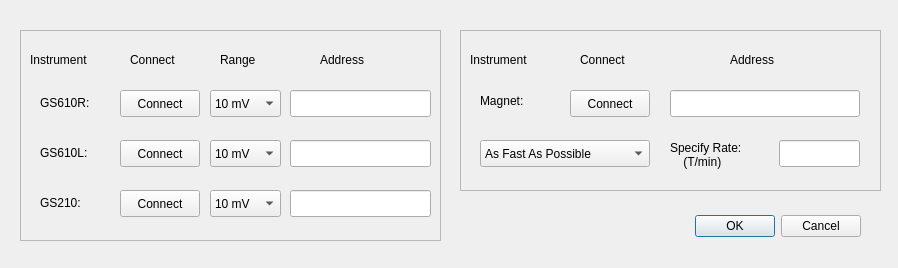
<?xml version="1.0" encoding="UTF-8"?>
<ui version="4.0">
 <class>Dialog</class>
 <widget class="QDialog" name="Dialog">
  <property name="geometry">
   <rect>
    <x>0</x>
    <y>0</y>
    <width>898</width>
    <height>268</height>
   </rect>
  </property>
  <property name="windowTitle">
   <string>Dialog</string>
  </property>
  <widget class="QDialogButtonBox" name="buttonBox">
   <property name="geometry">
    <rect>
     <x>680</x>
     <y>210</y>
     <width>181</width>
     <height>32</height>
    </rect>
   </property>
   <property name="orientation">
    <enum>Qt::Horizontal</enum>
   </property>
   <property name="standardButtons">
    <set>QDialogButtonBox::Cancel|QDialogButtonBox::Ok</set>
   </property>
  </widget>
  <widget class="QFrame" name="voltage_frame">
   <property name="geometry">
    <rect>
     <x>20</x>
     <y>30</y>
     <width>421</width>
     <height>211</height>
    </rect>
   </property>
   <property name="frameShape">
    <enum>QFrame::StyledPanel</enum>
   </property>
   <property name="frameShadow">
    <enum>QFrame::Raised</enum>
   </property>
   <widget class="QLabel" name="gs610R_label">
    <property name="geometry">
     <rect>
      <x>20</x>
      <y>64</y>
      <width>67</width>
      <height>17</height>
     </rect>
    </property>
    <property name="text">
     <string>GS610R:</string>
    </property>
   </widget>
   <widget class="QPushButton" name="gs610RConnect_pushButton">
    <property name="geometry">
     <rect>
      <x>100</x>
      <y>60</y>
      <width>80</width>
      <height>27</height>
     </rect>
    </property>
    <property name="text">
     <string>Connect</string>
    </property>
   </widget>
   <widget class="QComboBox" name="gs610RRange_comboBox">
    <property name="geometry">
     <rect>
      <x>190</x>
      <y>60</y>
      <width>71</width>
      <height>27</height>
     </rect>
    </property>
    <item>
     <property name="text">
      <string>10 mV</string>
     </property>
    </item>
    <item>
     <property name="text">
      <string>100 mV</string>
     </property>
    </item>
    <item>
     <property name="text">
      <string>200 mV</string>
     </property>
    </item>
    <item>
     <property name="text">
      <string>1 V</string>
     </property>
    </item>
    <item>
     <property name="text">
      <string>2 V</string>
     </property>
    </item>
    <item>
     <property name="text">
      <string>10 V</string>
     </property>
    </item>
    <item>
     <property name="text">
      <string>12 V</string>
     </property>
    </item>
    <item>
     <property name="text">
      <string>110 V</string>
     </property>
    </item>
   </widget>
   <widget class="QLineEdit" name="gs610RAddress_lineEdit">
    <property name="geometry">
     <rect>
      <x>270</x>
      <y>60</y>
      <width>141</width>
      <height>27</height>
     </rect>
    </property>
   </widget>
   <widget class="QPushButton" name="gs610LConnect_pushButton">
    <property name="geometry">
     <rect>
      <x>100</x>
      <y>110</y>
      <width>80</width>
      <height>27</height>
     </rect>
    </property>
    <property name="text">
     <string>Connect</string>
    </property>
   </widget>
   <widget class="QComboBox" name="gs610LRange_comboBox">
    <property name="geometry">
     <rect>
      <x>190</x>
      <y>110</y>
      <width>71</width>
      <height>27</height>
     </rect>
    </property>
    <item>
     <property name="text">
      <string>10 mV</string>
     </property>
    </item>
    <item>
     <property name="text">
      <string>100 mV</string>
     </property>
    </item>
    <item>
     <property name="text">
      <string>200 mV</string>
     </property>
    </item>
    <item>
     <property name="text">
      <string>1 V</string>
     </property>
    </item>
    <item>
     <property name="text">
      <string>2 V</string>
     </property>
    </item>
    <item>
     <property name="text">
      <string>10 V</string>
     </property>
    </item>
    <item>
     <property name="text">
      <string>12 V</string>
     </property>
    </item>
    <item>
     <property name="text">
      <string>110 V</string>
     </property>
    </item>
   </widget>
   <widget class="QLabel" name="gs610L_label">
    <property name="geometry">
     <rect>
      <x>20</x>
      <y>114</y>
      <width>67</width>
      <height>17</height>
     </rect>
    </property>
    <property name="text">
     <string>GS610L:</string>
    </property>
   </widget>
   <widget class="QLineEdit" name="gs610LAddress_lineEdit">
    <property name="geometry">
     <rect>
      <x>270</x>
      <y>110</y>
      <width>141</width>
      <height>27</height>
     </rect>
    </property>
   </widget>
   <widget class="QLabel" name="gs210_label">
    <property name="geometry">
     <rect>
      <x>20</x>
      <y>164</y>
      <width>51</width>
      <height>17</height>
     </rect>
    </property>
    <property name="text">
     <string>GS210:</string>
    </property>
   </widget>
   <widget class="QPushButton" name="gs210Connect_pushButton">
    <property name="geometry">
     <rect>
      <x>100</x>
      <y>160</y>
      <width>80</width>
      <height>27</height>
     </rect>
    </property>
    <property name="text">
     <string>Connect</string>
    </property>
   </widget>
   <widget class="QComboBox" name="gs210Range_comboBox">
    <property name="geometry">
     <rect>
      <x>190</x>
      <y>160</y>
      <width>71</width>
      <height>27</height>
     </rect>
    </property>
    <item>
     <property name="text">
      <string>10 mV</string>
     </property>
    </item>
    <item>
     <property name="text">
      <string>100 mV</string>
     </property>
    </item>
    <item>
     <property name="text">
      <string>1 V</string>
     </property>
    </item>
    <item>
     <property name="text">
      <string>2 V</string>
     </property>
    </item>
    <item>
     <property name="text">
      <string>10 V</string>
     </property>
    </item>
    <item>
     <property name="text">
      <string>12 V</string>
     </property>
    </item>
    <item>
     <property name="text">
      <string>110 V</string>
     </property>
    </item>
   </widget>
   <widget class="QLineEdit" name="gs210Address_lineEdit">
    <property name="geometry">
     <rect>
      <x>270</x>
      <y>160</y>
      <width>141</width>
      <height>27</height>
     </rect>
    </property>
   </widget>
   <widget class="QLabel" name="voltageInstrument_label">
    <property name="geometry">
     <rect>
      <x>10</x>
      <y>20</y>
      <width>81</width>
      <height>20</height>
     </rect>
    </property>
    <property name="text">
     <string>Instrument</string>
    </property>
   </widget>
   <widget class="QLabel" name="voltageConnect_label">
    <property name="geometry">
     <rect>
      <x>110</x>
      <y>20</y>
      <width>67</width>
      <height>20</height>
     </rect>
    </property>
    <property name="text">
     <string>Connect</string>
    </property>
   </widget>
   <widget class="QLabel" name="voltageRange_label">
    <property name="geometry">
     <rect>
      <x>200</x>
      <y>20</y>
      <width>67</width>
      <height>20</height>
     </rect>
    </property>
    <property name="text">
     <string>Range</string>
    </property>
   </widget>
   <widget class="QLabel" name="voltageAddress_label">
    <property name="geometry">
     <rect>
      <x>300</x>
      <y>20</y>
      <width>67</width>
      <height>20</height>
     </rect>
    </property>
    <property name="text">
     <string>Address</string>
    </property>
   </widget>
  </widget>
  <widget class="QFrame" name="magnet_frame">
   <property name="geometry">
    <rect>
     <x>460</x>
     <y>30</y>
     <width>421</width>
     <height>161</height>
    </rect>
   </property>
   <property name="frameShape">
    <enum>QFrame::StyledPanel</enum>
   </property>
   <property name="frameShadow">
    <enum>QFrame::Raised</enum>
   </property>
   <widget class="QLabel" name="magnet_label">
    <property name="geometry">
     <rect>
      <x>20</x>
      <y>56</y>
      <width>67</width>
      <height>30</height>
     </rect>
    </property>
    <property name="text">
     <string>Magnet:</string>
    </property>
   </widget>
   <widget class="QPushButton" name="magnetConnect_pushButton">
    <property name="geometry">
     <rect>
      <x>110</x>
      <y>60</y>
      <width>80</width>
      <height>27</height>
     </rect>
    </property>
    <property name="text">
     <string>Connect</string>
    </property>
   </widget>
   <widget class="QLineEdit" name="magnetAddress_lineEdit">
    <property name="geometry">
     <rect>
      <x>210</x>
      <y>60</y>
      <width>190</width>
      <height>27</height>
     </rect>
    </property>
   </widget>
   <widget class="QLineEdit" name="specifyRate_lineEdit">
    <property name="geometry">
     <rect>
      <x>319</x>
      <y>110</y>
      <width>81</width>
      <height>27</height>
     </rect>
    </property>
   </widget>
   <widget class="QLabel" name="specifyRate_label">
    <property name="geometry">
     <rect>
      <x>210</x>
      <y>110</y>
      <width>91</width>
      <height>30</height>
     </rect>
    </property>
    <property name="text">
     <string>Specify Rate:
    (T/min)</string>
    </property>
   </widget>
   <widget class="QComboBox" name="magnetSweepMode_comboBox">
    <property name="geometry">
     <rect>
      <x>20</x>
      <y>110</y>
      <width>170</width>
      <height>27</height>
     </rect>
    </property>
    <item>
     <property name="text">
      <string>As Fast As Possible</string>
     </property>
    </item>
    <item>
     <property name="text">
      <string>Specify Rate</string>
     </property>
    </item>
   </widget>
   <widget class="QLabel" name="magnetInstrument_label">
    <property name="geometry">
     <rect>
      <x>10</x>
      <y>20</y>
      <width>81</width>
      <height>20</height>
     </rect>
    </property>
    <property name="text">
     <string>Instrument</string>
    </property>
   </widget>
   <widget class="QLabel" name="magnetConnect_label">
    <property name="geometry">
     <rect>
      <x>120</x>
      <y>20</y>
      <width>67</width>
      <height>20</height>
     </rect>
    </property>
    <property name="text">
     <string>Connect</string>
    </property>
   </widget>
   <widget class="QLabel" name="magnetAddress_label">
    <property name="geometry">
     <rect>
      <x>270</x>
      <y>20</y>
      <width>67</width>
      <height>20</height>
     </rect>
    </property>
    <property name="text">
     <string>Address</string>
    </property>
   </widget>
  </widget>
  <zorder>buttonBox</zorder>
  <zorder>voltage_frame</zorder>
  <zorder>magnet_frame</zorder>
  <zorder>gs210Connect_pushButton</zorder>
  <zorder>gs210Range_comboBox</zorder>
  <zorder>gs210Address_lineEdit</zorder>
  <zorder>gs210_label</zorder>
  <zorder></zorder>
  <zorder>gs610L_label</zorder>
  <zorder>gs610LConnect_pushButton</zorder>
  <zorder>gs610LRange_comboBox</zorder>
  <zorder>gs610LAddress_lineEdit</zorder>
 </widget>
 <resources/>
 <connections>
  <connection>
   <sender>buttonBox</sender>
   <signal>accepted()</signal>
   <receiver>Dialog</receiver>
   <slot>accept()</slot>
   <hints>
    <hint type="sourcelabel">
     <x>248</x>
     <y>254</y>
    </hint>
    <hint type="destinationlabel">
     <x>157</x>
     <y>274</y>
    </hint>
   </hints>
  </connection>
  <connection>
   <sender>buttonBox</sender>
   <signal>rejected()</signal>
   <receiver>Dialog</receiver>
   <slot>reject()</slot>
   <hints>
    <hint type="sourcelabel">
     <x>316</x>
     <y>260</y>
    </hint>
    <hint type="destinationlabel">
     <x>286</x>
     <y>274</y>
    </hint>
   </hints>
  </connection>
 </connections>
</ui>
